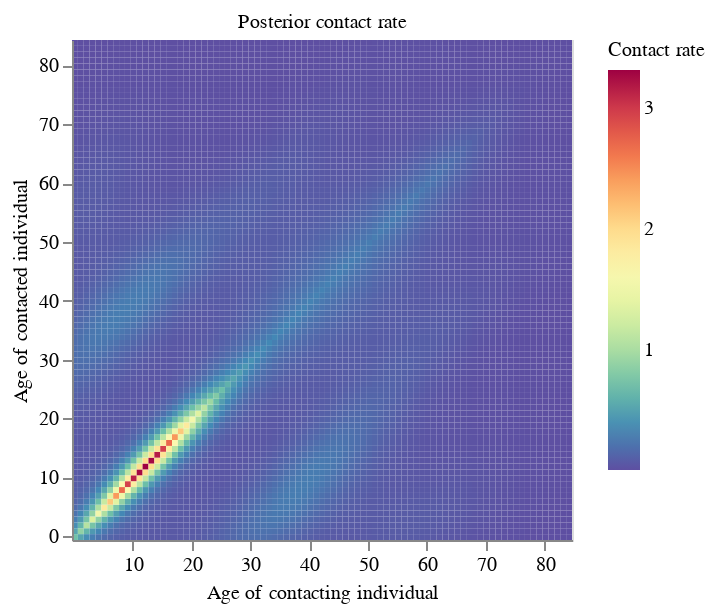

The code cell stored with this chart in its notebook:
### Code cell
visual.plot_rate()

### Figure 1 — Vega-Lite specification as saved in the notebook (floating-point values rounded to 4 significant figures; data arrays with more than 128 entries replaced by an {"elided": "..."} marker saying what was removed)
{"config": {"view": {"continuousWidth": 300, "continuousHeight": 300}}, "data": {"name": "data-1f14d6313a8997c9ebf30d65b72a1107"}, "mark": {"type": "rect"}, "encoding": {"color": {"field": "z", "legend": {"labelFontSize": 10, "labelFontWeight": "normal", "orient": "right", "titleFontSize": 10, "titleFontWeight": "normal"}, "scale": {"reverse": true, "scheme": "spectral"}, "title": "Contact rate", "type": "quantitative"}, "x": {"axis": {"grid": false, "labelAngle": 0, "labelFontSize": 10, "labelFontWeight": "normal", "titleFontSize": 10, "titleFontWeight": "normal", "values": [0, 10, 20, 30, 40, 50, 60, 70, 80]}, "field": "x", "title": "Age of contacting individual", "type": "ordinal"}, "y": {"axis": {"grid": false, "labelFontSize": 10, "labelFontWeight": "normal", "titleFontSize": 10, "titleFontWeight": "normal", "values": [0, 10, 20, 30, 40, 50, 60, 70, 80]}, "field": "y", "scale": {"reverse": true}, "title": "Age of contacted individual", "type": "ordinal"}}, "height": 250, "title": {"text": "Posterior contact rate", "anchor": "middle", "fontSize": 10, "fontWeight": "normal"}, "width": 250, "$schema": "https://vega.github.io/schema/vega-lite/v5.20.1.json", "datasets": {"data-1f14d6313a8997c9ebf30d65b72a1107": {"elided": "7225 records"}}}
